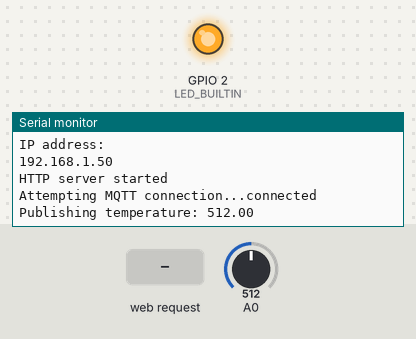
Bench run of a sketch on a simulated ESP8266 (NodeMCU). Shown: output pins drawn as LEDs (lit = HIGH, except the on-board LED, lit = LOW), the last lines printed to the serial monitor. The test bench sets the inputs (shaded band); at power-on: A0 = 512. WiFi joins after 1.5 s; servers stay silent unless stated; no MQTT or app messages arrive unless stated.

Above: at 2.7 s.
2.8 s: HTTP request GET /setInterval received
8.8 s: A0 set to 104
At 9.6 s:
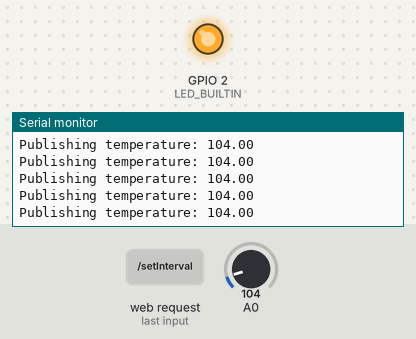
14.8 s: A0 set to 90
At 15.5 s:
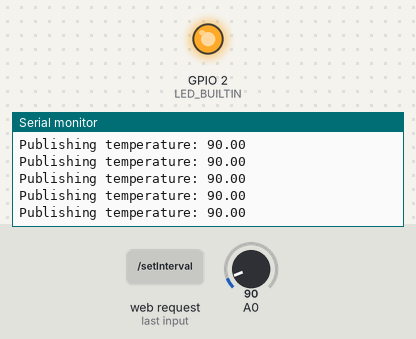
Timing chart, 0 to 17.8 s (numbered marks = the images above; inputs shaded):
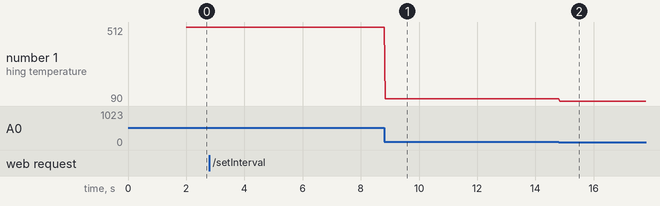

Measured:
- after the input at 8.8 s, the serial monitor: prints a new line at once (image 1)
- after the input at 14.8 s, the serial monitor: prints a new line at once (image 2)
- plotted number 1: 512 → 104 after the input at 8.8 s, 104 → 90 after the input at 14.8 s

The sketch:

main.ino
```cpp
#include <ESP8266WiFi.h>
#include <PubSubClient.h>
#include <ESP8266WebServer.h>

// WiFi credentials
const char* ssid = "S22";
const char* password = "13811381";

// MQTT Broker IP address
const char* mqtt_server = "192.168.39.224";
// const int LED_BUILTIN = 2;

// DHT Sensor
#define DHTPIN 4  // GPIO pin where the data pin is connected
#define DHTTYPE DHT22

// WebServer on port 80
ESP8266WebServer server(80);

WiFiClient espClient;
PubSubClient client(espClient);

unsigned long previousMillis = 0;
long interval = 2000;  // default interval for reading temperature

// HTML code for the web UI
const char* htmlPage = R"rawliteral(
<!DOCTYPE HTML><html>
<head>
  <title>ESP8266 Temperature Control</title>
  <meta name="viewport" content="width=device-width, initial-scale=1">
  <style>
    body { text-align: center; font-family: "Trebuchet MS", Arial; color: orange;}
    .slider { width: 100%; }
  </style>
</head>
<body>
  <h1>Analog Read 0</h1>
  <p>Set the interval:</p>
  <input type="range" min="1" max="60" value="2" class="slider" id="intervalRange">
  <p>Value: <span id="intervalValue">2</span> seconds</p>
  <script>
    var slider = document.getElementById("intervalRange");
    var output = document.getElementById("intervalValue");
    slider.oninput = function() {
      output.innerHTML = this.value;
      var xhr = new XMLHttpRequest();
      xhr.open("GET", "/setInterval?interval=" + this.value, true);
      xhr.send();
    }
  </script>
</body>
</html>
)rawliteral";

void handleRoot() {
  server.send(200, "text/html", htmlPage);
}

void handleSetInterval() {
  String intervalStr = server.arg("interval");
  interval = intervalStr.toInt() * 1000;
  server.send(200, "text/plain", "Interval set to " + intervalStr + " seconds");
}

void setup_wifi() {
  delay(10);
  Serial.print("Connecting to ");
  Serial.println(ssid);

  WiFi.begin(ssid, password);

  while (WiFi.status() != WL_CONNECTED) {
    delay(500);
    Serial.print(".");
  }

  Serial.println("");
  Serial.println("WiFi connected");
  Serial.println("IP address: ");
  Serial.println(WiFi.localIP());
}

void reconnect() {
  while (!client.connected()) {
    Serial.print("Attempting MQTT connection...");
    if (client.connect("ESP8266Client")) {
      Serial.println("connected");
    } else {
      Serial.print("failed, rc=");
      Serial.print(client.state());
      Serial.println(" try again in 5 seconds");
      delay(5000);
    }
  }
}

void setup() {
  Serial.begin(9600);

  pinMode(LED_BUILTIN, OUTPUT);
  digitalWrite(LED_BUILTIN, LOW);

  setup_wifi();
  client.setServer(mqtt_server, 1883);

  server.on("/", handleRoot);
  server.on("/setInterval", handleSetInterval);

  server.begin();
  Serial.println("HTTP server started");
}

void loop() {
  if (!client.connected()) {
    reconnect();
  }
  client.loop();
  server.handleClient();

  unsigned long currentMillis = millis();
  if (currentMillis - previousMillis >= interval) {
    previousMillis = currentMillis;
    float t = -5;
    t =  analogRead(A0);
    if (isnan(t)) {
      Serial.println("Failed to read from DHT sensor!");
      return;
    }

    char tempStr[8];
    dtostrf(t, 1, 2, tempStr);
    Serial.print("Publishing temperature: ");
    Serial.println(tempStr);
    client.publish("micro/temp", tempStr);
  }
}
```
